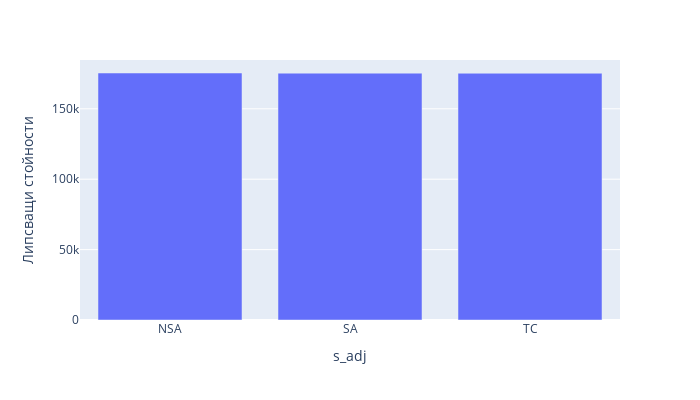
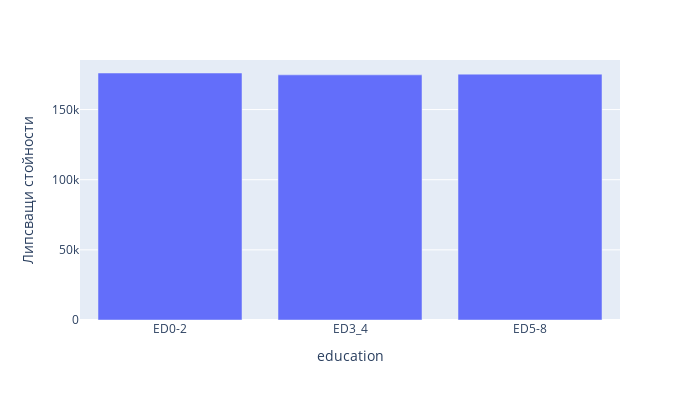
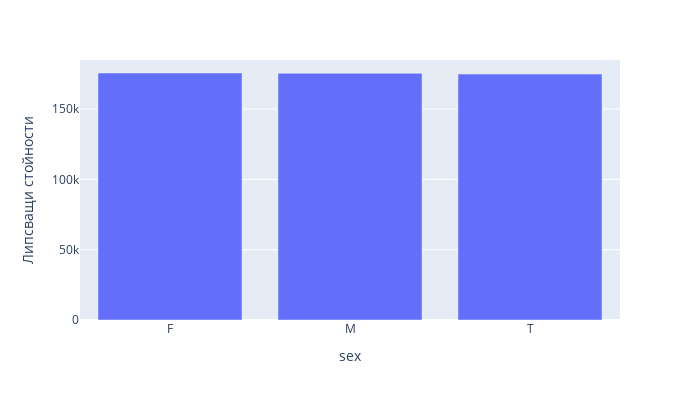
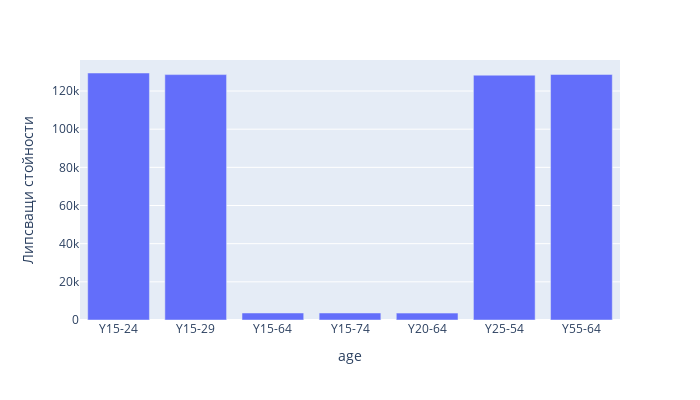

Source (notebook cell) for these figures, in order:
### Markdown cell above
According to the data on the unemployment rate from the tables and graphs, we see that the missing values are evenly distributed among all observations of all features with the exception of the "geo" feature. In it, certain countries have a large number of missing values compared to the others, which indicates the presence of a pattern.

### Code cell
missing_model_check(employment_all)

### Figure 1 — Plotly figure (JSON) as saved in the notebook; plotly's stock layout.template omitted (floating-point values rounded to 4 significant figures)
{"data": [{"alignmentgroup": "True", "hovertemplate": "s_adj=%{x}<br>Липсващи стойности=%{y}<extra></extra>", "legendgroup": "", "marker": {"color": "#636efa", "pattern": {"shape": ""}}, "name": "", "offsetgroup": "", "orientation": "v", "showlegend": false, "textposition": "auto", "type": "bar", "x": ["NSA", "SA", "TC"], "xaxis": "x", "y": [175428, 175320, 175254], "yaxis": "y"}], "layout": {"barmode": "relative", "height": 400, "legend": {"tracegroupgap": 0}, "margin": {"t": 60}, "width": 700, "xaxis": {"anchor": "y", "autorange": true, "domain": [0, 1], "range": [-0.5, 2.5], "title": {"text": "s_adj"}, "type": "category"}, "yaxis": {"anchor": "x", "autorange": true, "domain": [0, 1], "range": [0, 184700.0], "title": {"text": "Липсващи стойности"}, "type": "linear"}}}

### Figure 2 — Plotly figure (JSON) as saved in the notebook; plotly's stock layout.template omitted (floating-point values rounded to 4 significant figures)
{"data": [{"alignmentgroup": "True", "hovertemplate": "education=%{x}<br>Липсващи стойности=%{y}<extra></extra>", "legendgroup": "", "marker": {"color": "#636efa", "pattern": {"shape": ""}}, "name": "", "offsetgroup": "", "orientation": "v", "showlegend": false, "textposition": "auto", "type": "bar", "x": ["ED0-2", "ED3_4", "ED5-8"], "xaxis": "x", "y": [176046, 174726, 175230], "yaxis": "y"}], "layout": {"barmode": "relative", "height": 400, "legend": {"tracegroupgap": 0}, "margin": {"t": 60}, "width": 700, "xaxis": {"anchor": "y", "autorange": true, "domain": [0, 1], "range": [-0.5, 2.5], "title": {"text": "education"}, "type": "category"}, "yaxis": {"anchor": "x", "autorange": true, "domain": [0, 1], "range": [0, 185300.0], "title": {"text": "Липсващи стойности"}, "type": "linear"}}}

### Figure 3 — Plotly figure (JSON) as saved in the notebook; plotly's stock layout.template omitted (floating-point values rounded to 4 significant figures)
{"data": [{"alignmentgroup": "True", "hovertemplate": "sex=%{x}<br>Липсващи стойности=%{y}<extra></extra>", "legendgroup": "", "marker": {"color": "#636efa", "pattern": {"shape": ""}}, "name": "", "offsetgroup": "", "orientation": "v", "showlegend": false, "textposition": "auto", "type": "bar", "x": ["F", "M", "T"], "xaxis": "x", "y": [175668, 175425, 174909], "yaxis": "y"}], "layout": {"barmode": "relative", "height": 400, "legend": {"tracegroupgap": 0}, "margin": {"t": 60}, "width": 700, "xaxis": {"anchor": "y", "autorange": true, "domain": [0, 1], "range": [-0.5, 2.5], "title": {"text": "sex"}, "type": "category"}, "yaxis": {"anchor": "x", "autorange": true, "domain": [0, 1], "range": [0, 184900.0], "title": {"text": "Липсващи стойности"}, "type": "linear"}}}

### Figure 4 — Plotly figure (JSON) as saved in the notebook; plotly's stock layout.template omitted (floating-point values rounded to 4 significant figures)
{"data": [{"alignmentgroup": "True", "hovertemplate": "age=%{x}<br>Липсващи стойности=%{y}<extra></extra>", "legendgroup": "", "marker": {"color": "#636efa", "pattern": {"shape": ""}}, "name": "", "offsetgroup": "", "orientation": "v", "showlegend": false, "textposition": "auto", "type": "bar", "x": ["Y15-24", "Y15-29", "Y15-64", "Y15-74", "Y20-64", "Y25-54", "Y55-64"], "xaxis": "x", "y": [129444, 128604, 3672, 3672, 3618, 128304, 128688], "yaxis": "y"}], "layout": {"barmode": "relative", "height": 400, "legend": {"tracegroupgap": 0}, "margin": {"t": 60}, "width": 700, "xaxis": {"anchor": "y", "autorange": true, "domain": [0, 1], "range": [-0.5, 6.5], "title": {"text": "age"}, "type": "category"}, "yaxis": {"anchor": "x", "autorange": true, "domain": [0, 1], "range": [0, 136300.0], "title": {"text": "Липсващи стойности"}, "type": "linear"}}}
